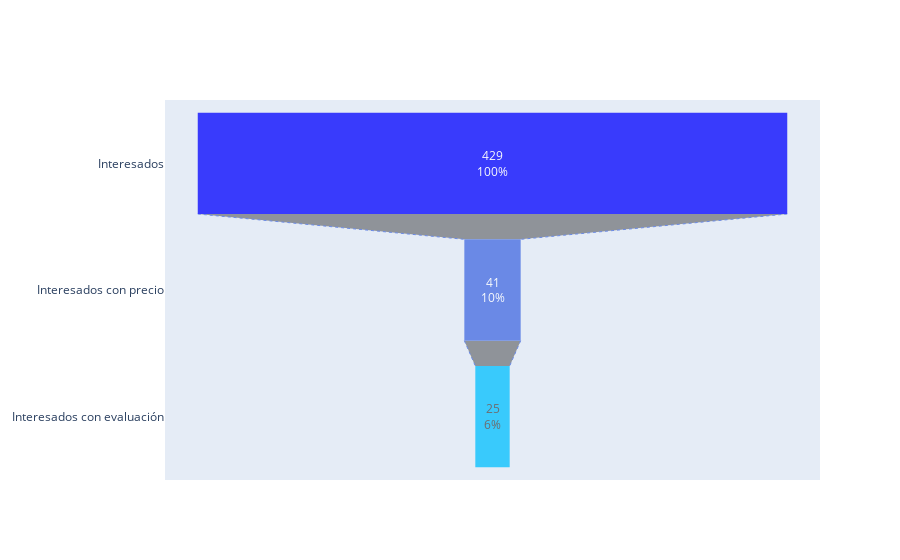

Notebook code cell kept with this figure:
### Code cell
from plotly import graph_objects as go

fig = go.Figure(go.Funnel(
    y = ["Interesados", "Interesados con precio", "Interesados con evaluación"],
    x = [interesados, precio, evaluacion],
    textposition = "inside",
    textinfo = "value+percent initial",
    opacity = 0.75, marker = {"color": ["blue", "royalblue", "deepskyblue", "silver"],
    "line": {"width": [0], "color": ["wheat", "wheat", "blue", "wheat", "wheat"]}},
    connector = {"line": {"color": "royalblue", "dash": "dot", "width": 1}})
    )

fig.show()

### Figure 1 — Plotly figure (JSON) as saved in the notebook; plotly's stock layout.template omitted (floating-point values rounded to 4 significant figures)
{"data": [{"connector": {"line": {"color": "royalblue", "dash": "dot", "width": 1}}, "marker": {"color": ["blue", "royalblue", "deepskyblue", "silver"], "line": {"color": ["wheat", "wheat", "blue", "wheat", "wheat"], "width": [0]}}, "opacity": 0.75, "textinfo": "value+percent initial", "textposition": "inside", "type": "funnel", "x": [429, 41, 25], "y": ["Interesados", "Interesados con precio", "Interesados con evaluación"]}], "layout": {"autosize": true, "xaxis": {"autorange": true, "range": [-238.3, 238.3], "type": "linear"}, "yaxis": {"autorange": true, "range": [2.5, -0.5], "type": "category"}}}
